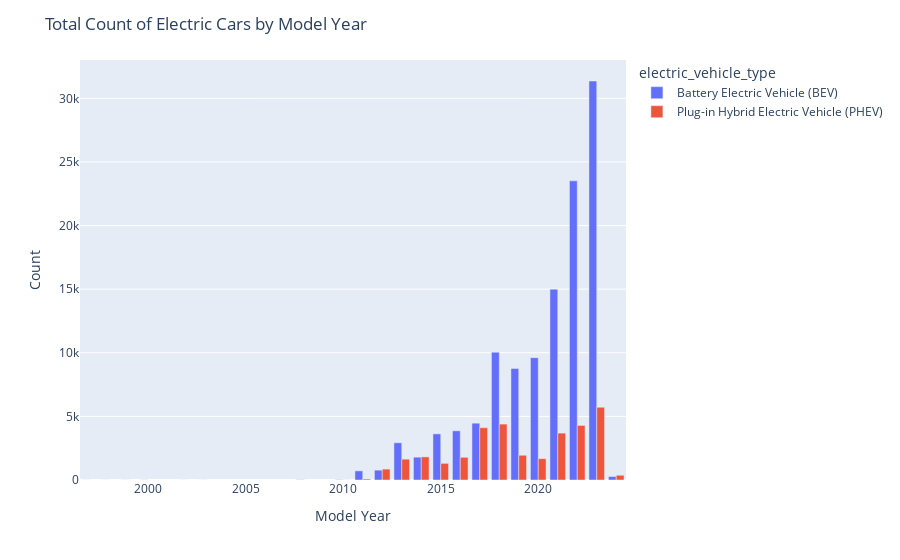

The cell this chart's notebook holds for it:
### Code cell
# Paste the code generated secondly by GPT and run it

# Filter the data for electric cars
electric_cars_data = electric_cars[electric_cars['electric_vehicle_type'].isin(['Plug-in Hybrid Electric Vehicle (PHEV)', 'Battery Electric Vehicle (BEV)'])]

# Group the data by model year and electric vehicle type, and calculate the total count
grouped_data = electric_cars_data.groupby(['model_year', 'electric_vehicle_type']).sum().reset_index()

# Draw the bar plot
fig = px.bar(grouped_data, x='model_year', y='n_cars', color='electric_vehicle_type', barmode='group')

# Set the title and axis labels
fig.update_layout(title='Total Count of Electric Cars by Model Year',
                  xaxis_title='Model Year',
                  yaxis_title='Count')

# Show the plot
fig.show()

### Figure 1 — Plotly figure (JSON) as saved in the notebook; plotly's stock layout.template omitted (floating-point values rounded to 4 significant figures)
{"data": [{"alignmentgroup": "True", "hovertemplate": "electric_vehicle_type=Battery Electric Vehicle (BEV)<br>model_year=%{x}<br>n_cars=%{y}<extra></extra>", "legendgroup": "Battery Electric Vehicle (BEV)", "marker": {"color": "#636efa", "pattern": {"shape": ""}}, "name": "Battery Electric Vehicle (BEV)", "offsetgroup": "Battery Electric Vehicle (BEV)", "orientation": "v", "showlegend": true, "textposition": "auto", "type": "bar", "x": [1997, 1998, 1999, 2000, 2002, 2003, 2008, 2010, 2011, 2012, 2013, 2014, 2015, 2016, 2017, 2018, 2019, 2020, 2021, 2022, 2023, 2024], "xaxis": "x", "y": [1, 1, 4, 8, 2, 1, 18, 21, 718, 776, 2926, 1796, 3625, 3867, 4466, 10046, 8771, 9617, 14998, 23511, 31360, 271], "yaxis": "y"}, {"alignmentgroup": "True", "hovertemplate": "electric_vehicle_type=Plug-in Hybrid Electric Vehicle (PHEV)<br>model_year=%{x}<br>n_cars=%{y}<extra></extra>", "legendgroup": "Plug-in Hybrid Electric Vehicle (PHEV)", "marker": {"color": "#EF553B", "pattern": {"shape": ""}}, "name": "Plug-in Hybrid Electric Vehicle (PHEV)", "offsetgroup": "Plug-in Hybrid Electric Vehicle (PHEV)", "orientation": "v", "showlegend": true, "textposition": "auto", "type": "bar", "x": [2010, 2011, 2012, 2013, 2014, 2015, 2016, 2017, 2018, 2019, 2020, 2021, 2022, 2023, 2024], "xaxis": "x", "y": [3, 78, 857, 1639, 1817, 1309, 1783, 4108, 4395, 1945, 1677, 3686, 4288, 5719, 371], "yaxis": "y"}], "layout": {"barmode": "group", "legend": {"title": {"text": "electric_vehicle_type"}, "tracegroupgap": 0}, "margin": {"t": 60}, "title": {"text": "Total Count of Electric Cars by Model Year"}, "xaxis": {"anchor": "y", "domain": [0, 1], "title": {"text": "Model Year"}}, "yaxis": {"anchor": "x", "domain": [0, 1], "title": {"text": "Count"}}}}
